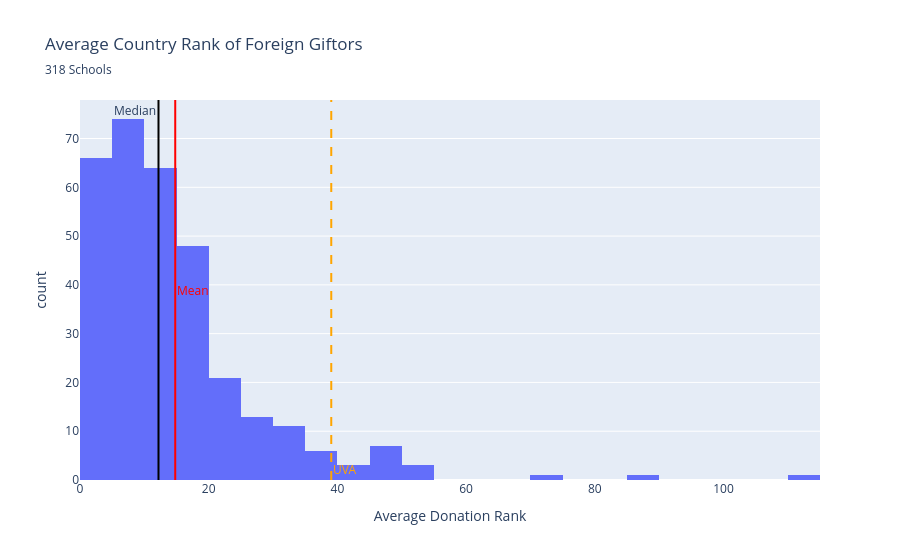

Notebook cell for this chart:
### Code cell
fig13 = px.histogram(grouped_gift["average_giftor_rank"], title = "Average Country Rank of Foreign Giftors", subtitle = "318 Schools",
                    labels={"value": "Average Donation Rank"}).add_vline(
                        mean_rank, annotation_text="Mean", annotation_position ="right", line_color = "red", annotation_font = dict(color = "red")).add_vline(
                            median_rank, annotation_text="Median", annotation_position ="top left", line_color = "black").add_vline(
                               uva_rank, annotation_text="UVA", annotation_position ="bottom right", line_color = "orange", line_dash = "dash", annotation_font = dict(color = "orange")
                            )
fig13.update_layout(showlegend=False)
fig13.show()

### Figure 1 — Plotly figure (JSON) as saved in the notebook; plotly's stock layout.template omitted (floating-point values rounded to 4 significant figures; data arrays with more than 128 entries replaced by an {"elided": "..."} marker saying what was removed)
{"data": [{"bingroup": "x", "hovertemplate": "variable=average_giftor_rank<br>Average Donation Rank=%{x}<br>count=%{y}<extra></extra>", "legendgroup": "average_giftor_rank", "marker": {"color": "#636efa", "pattern": {"shape": ""}}, "name": "average_giftor_rank", "orientation": "v", "showlegend": true, "type": "histogram", "x": {"elided": "319 float values"}, "xaxis": "x", "yaxis": "y"}], "layout": {"annotations": [{"font": {"color": "red"}, "showarrow": false, "text": "Mean", "x": 14.8, "xanchor": "left", "xref": "x", "y": 0.5, "yanchor": "middle", "yref": "y domain"}, {"showarrow": false, "text": "Median", "x": 12.2, "xanchor": "right", "xref": "x", "y": 1, "yanchor": "top", "yref": "y domain"}, {"font": {"color": "orange"}, "showarrow": false, "text": "UVA", "x": 39.05, "xanchor": "left", "xref": "x", "y": 0, "yanchor": "bottom", "yref": "y domain"}], "barmode": "relative", "legend": {"title": {"text": "variable"}, "tracegroupgap": 0}, "shapes": [{"line": {"color": "red"}, "type": "line", "x0": 14.8, "x1": 14.8, "xref": "x", "y0": 0, "y1": 1, "yref": "y domain"}, {"line": {"color": "black"}, "type": "line", "x0": 12.2, "x1": 12.2, "xref": "x", "y0": 0, "y1": 1, "yref": "y domain"}, {"line": {"color": "orange", "dash": "dash"}, "type": "line", "x0": 39.05, "x1": 39.05, "xref": "x", "y0": 0, "y1": 1, "yref": "y domain"}], "showlegend": false, "title": {"subtitle": {"text": "318 Schools"}, "text": "Average Country Rank of Foreign Giftors"}, "xaxis": {"anchor": "y", "domain": [0, 1], "title": {"text": "Average Donation Rank"}}, "yaxis": {"anchor": "x", "domain": [0, 1], "title": {"text": "count"}}}}
